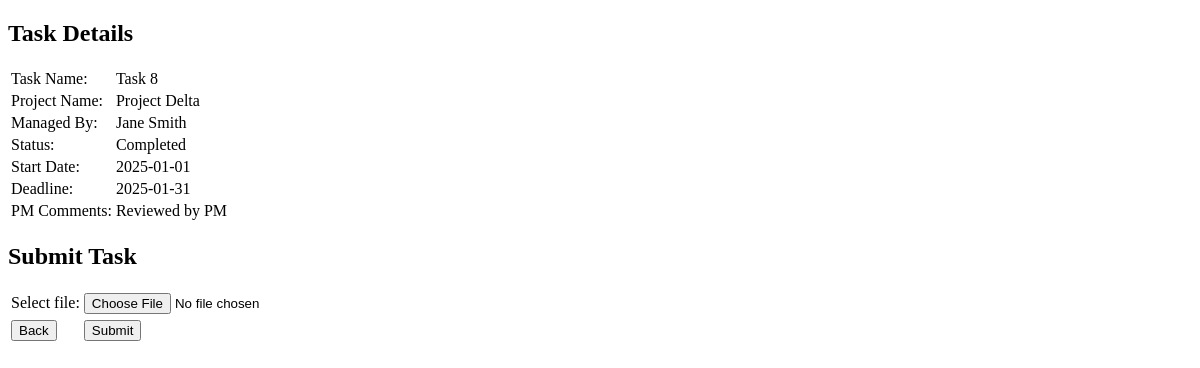
Before: /controller/dev-task-controller.php?action=view_active&task_id=8 (signed in) with the older database file.
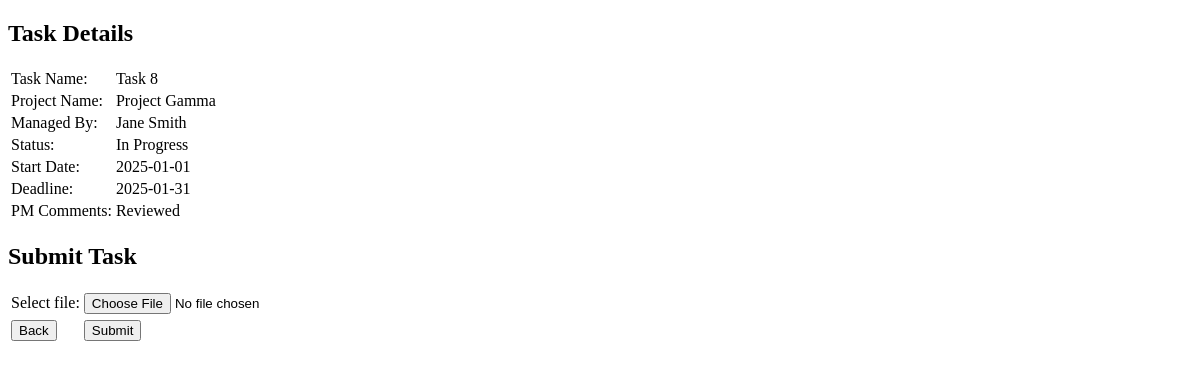
After: the same page with the newer database file.
### tables this page shows
CREATE TABLE `tasks` (
  `task_id` int(11) NOT NULL,
  `project_id` int(11) NOT NULL,
  `developer_id` int(11) DEFAULT NULL,
  `name` varchar(100) NOT NULL,
  `description` text NOT NULL,
  `start_date` date NOT NULL,
  `deadline` date NOT NULL,
  `status` varchar(50) NOT NULL DEFAULT 'Not Started',
  `pm_comment` text DEFAULT NULL,
  `timestamp` timestamp NOT NULL DEFAULT current_timestamp() ON UPDATE current_timestamp(),
  `file_data` longblob DEFAULT NULL,
  `file_name` varchar(255) DEFAULT NULL,
  `file_type` varchar(255) DEFAULT NULL
);

CREATE TABLE `projects` (
  `project_id` int(11) NOT NULL,
  `client_id` int(11) NOT NULL,
  `pm_id` int(11) DEFAULT NULL,
  `name` varchar(100) NOT NULL,
  `description` text NOT NULL,
  `start_date` date DEFAULT NULL,
  `deadline` date NOT NULL,
  `status` varchar(50) NOT NULL DEFAULT 'Pending Approval',
  `type` varchar(50) NOT NULL DEFAULT 'Proposal',
  `comment` text DEFAULT NULL,
  `client_feedback` text DEFAULT NULL,
  `progress` decimal(5,2) DEFAULT 0.00
);

### model/task-model.php (called while the page is built, shortened)
<?php
function getTaskDetails($taskId) {
    $conn = getDbConnection();
    $sql = "SELECT t.*, p.name AS project_name, u.firstname AS pm_name, u.lastname AS pm_lastname
            FROM tasks t
            JOIN projects p ON t.project_id = p.project_id
            JOIN usr u ON p.pm_id = u.userid
            WHERE t.task_id = ?";
    $stmt = $conn->prepare($sql);
    $stmt->bind_param("i", $taskId);
    $stmt->execute();
    $result = $stmt->get_result();
    $task = $result->fetch_assoc();
    $task['pm_name'] = $task['pm_name'] . ' ' . $task['pm_lastname'];
    return $task;
}
?>

### view/dev-task-active.php (the view, shortened to what this page needs)
<!DOCTYPE html>
<html>
<head>
    <link rel="stylesheet" href="../css/styles.css">
</head>
<body>
<h2>Task Details</h2>
<table>
    <tr>
        <td>Task Name:</td>
        <td><?php echo $task['name']; ?></td>
    </tr>
    <tr>
        <td>Project Name:</td>
        <td><?php echo $task['project_name']; ?></td>
    </tr>
    <tr>
        <td>Managed By:</td>
        <td><?php echo $task['pm_name']; ?></td>
    </tr>
    <tr>
        <td>Status:</td>
        <td><?php echo $task['status']; ?></td>
    </tr>
    <tr>
        <td>Start Date:</td>
        <td><?php echo $task['start_date']; ?></td>
    </tr>
    <tr>
        <td>Deadline:</td>
        <td><?php echo $task['deadline']; ?></td>
    </tr>
    <tr>
        <td>PM Comments:</td>
        <td><?php echo $task['pm_comment']; ?></td>
    </tr>
</table>
<h2>Submit Task</h2>
<form action="dev-task-controller.php?action=submit_task" method="post" enctype="multipart/form-data">
    <table>
        <tr>
            <td><label for="file">Select file:</label></td>
            <td><input type="file" name="file" id="file" required></td>
        </tr>
        <tr>
        <tr>
            <td><input type="button" value="Back" onclick="window.location.href='../controller/user-dashboard-controller.php'"></td>
            <td colspan="2"><button type="submit">Submit</button></td>
        </tr>
    </table>
</form>
</body>
</html>

### controller/dev-task-controller.php (shortened to what this page needs)
<?php
include_once '../model/task-model.php';
$action = $_GET['action'] ?? '';
if ($action == 'view_active') {
    $taskId = $_GET['task_id'];
    $task = getTaskDetails($taskId);
    include '../view/dev-task-active.php';
} elseif ($action == 'view_completed') {
    $taskId = $_GET['task_id'];
    $task = getTaskDetails($taskId);
    include '../view/dev-task-completed.php';
} elseif ($action == 'submit_task') {
    handleFileUpload();
} elseif ($action == 'download_file') {
    handleFileDownload();
}else {
    header("Location: ../controller/user-dashboard-controller.php");
    exit();
}
?>

Changed rows visible on the page:
changed tasks "Task 8": project.name "Project Delta" → "Project Gamma"; status "Completed" → "In Progress"; pm_comment "Reviewed by PM" → "Reviewed"
